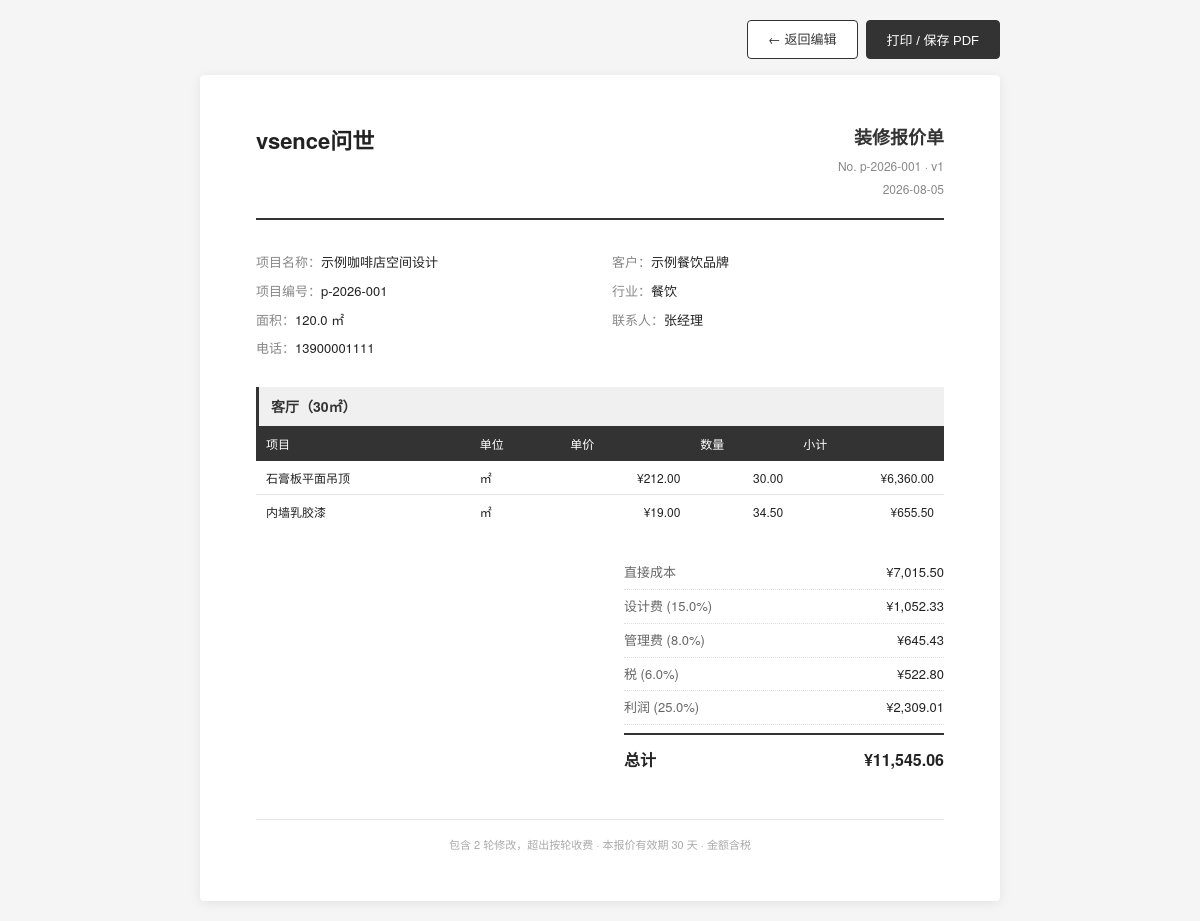
The app's page /app/projects/1/quote/1/preview (signed in) with its own data.
### tables this page shows
CREATE TABLE studio_profile (
  id INTEGER PRIMARY KEY,
  name TEXT,
  logo_path TEXT,
  description TEXT,
  address TEXT,
  tax_id TEXT,
  bank_account TEXT,
  email_signature TEXT,
  default_design_fee_pct REAL DEFAULT 15,
  default_management_fee_pct REAL DEFAULT 8,
  default_tax_pct REAL DEFAULT 6,
  default_margin_pct REAL DEFAULT 25,
  revision_policy TEXT
);

CREATE TABLE projects (
  id INTEGER PRIMARY KEY AUTOINCREMENT,
  code TEXT UNIQUE,
  name TEXT NOT NULL,
  client_id INTEGER,
  industry TEXT,
  area REAL,
  status TEXT DEFAULT 'lead',
  start_date DATE,
  deadline DATE,
  budget_min REAL,
  budget_max REAL,
  brief_md TEXT,
  created_at DATETIME DEFAULT CURRENT_TIMESTAMP,
  updated_at DATETIME DEFAULT CURRENT_TIMESTAMP, lead_designer TEXT, assistant_designer TEXT, construction_lead TEXT, cost REAL DEFAULT 0, profit REAL, margin_pct REAL,
  FOREIGN KEY (client_id) REFERENCES clients(id)
);

CREATE TABLE quotes (
  id INTEGER PRIMARY KEY AUTOINCREMENT,
  project_id INTEGER,
  version INTEGER DEFAULT 1,
  template_id INTEGER,
  json_detail TEXT NOT NULL,
  direct_cost REAL,
  design_fee_pct REAL,
  management_fee_pct REAL,
  tax_pct REAL,
  margin_pct REAL,
  total REAL,
  status TEXT DEFAULT 'draft',
  created_at DATETIME DEFAULT CURRENT_TIMESTAMP,
  FOREIGN KEY (project_id) REFERENCES projects(id),
  FOREIGN KEY (template_id) REFERENCES boq_templates(id)
);

CREATE TABLE clients (
  id INTEGER PRIMARY KEY AUTOINCREMENT,
  name TEXT NOT NULL,
  contact_person TEXT,
  phone TEXT,
  email TEXT,
  industry TEXT,
  notes TEXT,
  created_at DATETIME DEFAULT CURRENT_TIMESTAMP
);

### app/routers/projects.py (the view)
@router.get("/{project_id}/quote/{quote_id}/preview", response_class=HTMLResponse)
async def quote_preview(
    project_id: int,
    quote_id: int,
    request: Request,
    user: dict = Depends(get_current_user),
):
    if not user_can_access_project(user, project_id):
        raise HTTPException(status_code=403)
    project = _get_project_or_404(project_id)
    with db_session() as conn:
        quote = row_to_dict(
            conn.execute("SELECT * FROM quotes WHERE id = ? AND project_id = ?", (quote_id, project_id)).fetchone()
        )
        studio = row_to_dict(conn.execute("SELECT * FROM studio_profile WHERE id = 1").fetchone())
        client = None
        if project.get("client_id"):
            client = row_to_dict(
                conn.execute("SELECT * FROM clients WHERE id = ?", (project["client_id"],)).fetchone()
            )
    if not quote:
        raise HTTPException(status_code=404)
    detail = json.loads(quote["json_detail"]) if isinstance(quote["json_detail"], str) else quote["json_detail"]
    totals = calculate_quote_totals(
        detail,
        quote["design_fee_pct"],
        quote["management_fee_pct"],
        quote["tax_pct"],
        quote["margin_pct"],
    )
    return templates.TemplateResponse(
        "app/projects/quote_preview.html",
        {
            "request": request,
            "user": user,
            "project": project,
            "quote": quote,
            "detail": detail,
            "totals": totals,
            "studio": studio or {},
            "client": client or {},
        },
    )

### templates/app/projects/quote_preview.html (shortened to what this page needs)
<!DOCTYPE html>
<html lang="zh-CN">
<head>
</head>
<body>
  <div class="toolbar">
    <a href="/app/projects/{{ project.id }}?tab=quote&quote_id={{ quote.id }}">← 返回编辑</a>
    <button onclick="window.print()">打印 / 保存 PDF</button>
  </div>
  <div class="preview-page">
    <div class="doc-header">
      <div>
        <div class="studio-name">{{ studio.name or '比目鱼（Bimuyu）' }}</div>
      </div>
      <div class="doc-title">
        <h1>装修报价单</h1>
        <div class="doc-meta">No. {{ project.code }} · v{{ quote.version }}</div>
        <div class="doc-meta">{{ quote.created_at[:10] if quote.created_at else '' }}</div>
      </div>
    </div>
    <div class="project-info">
      <div><span class="label">项目名称：</span><span class="value">{{ project.name }}</span></div>
      <div><span class="label">客户：</span><span class="value">{{ client.name or '—' }}</span></div>
      <div><span class="label">项目编号：</span><span class="value">{{ project.code }}</span></div>
      <div><span class="label">行业：</span><span class="value">{{ project.industry or '—' }}</span></div>
      {% if project.area %}<div><span class="label">面积：</span><span class="value">{{ project.area }} ㎡</span></div>{% endif %}
      {% if client.contact_person %}<div><span class="label">联系人：</span><span class="value">{{ client.contact_person }}</span></div>{% endif %}
      {% if client.phone %}<div><span class="label">电话：</span><span class="value">{{ client.phone }}</span></div>{% endif %}
    </div>
    {% if detail.mode == 'spaces' %}
      {% for space in detail.spaces %}
      <div class="section">
        <div class="section-title">{{ space['name'] }}{% if space['area'] %}（{{ space['area'] }}㎡）{% endif %}</div>
        <table>
          <thead>
            <tr><th>项目</th><th>单位</th><th class="num">单价</th><th class="num">数量</th><th class="num">小计</th></tr>
          </thead>
          <tbody>
            {% for item in space['items'] %}
            <tr>
              <td>{{ item['name'] }}</td>
              <td>{{ item['unit'] }}</td>
              <td class="num">¥{{ '{:,.2f}'.format(item['price'] or 0) }}</td>
              <td class="num">{{ '{:,.2f}'.format(item['quantity'] or 0) }}</td>
              <td class="num">¥{{ '{:,.2f}'.format(item['line_total'] or 0) }}</td>
            </tr>
            {% endfor %}
          </tbody>
        </table>
      </div>
      {% endfor %}
    {% endif %}
    <div class="summary">
      <div class="summary-row">
        <span class="label">直接成本</span>
        <span class="value">¥{{ '{:,.2f}'.format(totals.direct_cost) }}</span>
      </div>
      <div class="summary-row">
        <span class="label">设计费 ({{ quote.design_fee_pct }}%)</span>
        <span class="value">¥{{ '{:,.2f}'.format(totals.design_fee) }}</span>
      </div>
      <div class="summary-row">
        <span class="label">管理费 ({{ quote.management_fee_pct }}%)</span>
        <span class="value">¥{{ '{:,.2f}'.format(totals.management_fee) }}</span>
      </div>
      <div class="summary-row">
        <span class="label">税 ({{ quote.tax_pct }}%)</span>
        <span class="value">¥{{ '{:,.2f}'.format(totals.tax) }}</span>
      </div>
      <div class="summary-row">
        <span class="label">利润 ({{ quote.margin_pct }}%)</span>
        <span class="value">¥{{ '{:,.2f}'.format(totals.margin) }}</span>
      </div>
      <div class="summary-row total">
        <span class="label">总计</span>
        <span class="value">¥{{ '{:,.2f}'.format(totals.total) }}</span>
      </div>
    </div>
    <div class="doc-footer">
      {% if studio.revision_policy %}{{ studio.revision_policy }} · {% endif %}
      本报价有效期 30 天 · 金额含税
    </div>
  </div>
</body>
</html>

### templates/app/projects/quote_preview.html (style rules this page uses)
* { margin: 0; padding: 0; box-sizing: border-box; }
body { font-family: "PingFang SC", "Microsoft YaHei", "Helvetica Neue", Arial, sans-serif; background: #f5f5f5; color: #222; line-height: 1.6; padding: 20px; }
.preview-page { max-width: 800px; margin: 0 auto; background: #fff; padding: 48px 56px; box-shadow: 0 2px 12px rgba(0,0,0,.08); border-radius: 4px; }
.doc-header { display: flex; justify-content: space-between; align-items: flex-start; margin-bottom: 32px; padding-bottom: 20px; border-bottom: 2px solid #333; }
.doc-header .studio-name { font-size: 22px; font-weight: 700; color: #222; }
.doc-header .doc-title { text-align: right; }
.doc-header .doc-title h1 { font-size: 18px; font-weight: 600; color: #333; }
.doc-header .doc-title .doc-meta { font-size: 12px; color: #888; margin-top: 4px; }
.project-info { display: grid; grid-template-columns: 1fr 1fr; gap: 8px 24px; margin-bottom: 28px; font-size: 13px; }
.project-info .label { color: #888; }
.project-info .value { font-weight: 500; }
.section { margin-bottom: 24px; }
.section-title { font-size: 14px; font-weight: 600; color: #333; padding: 8px 12px; background: #f0f0f0; border-left: 3px solid #333; margin-bottom: 0; }
table { width: 100%; border-collapse: collapse; font-size: 12px; }
th { background: #333; color: #fff; padding: 8px 10px; text-align: left; font-weight: 500; }
td { padding: 7px 10px; border-bottom: 1px solid #e5e5e5; }
td.num { text-align: right; font-variant-numeric: tabular-nums; }
tr:last-child td { border-bottom: none; }
.summary { margin-top: 28px; margin-left: auto; width: 320px; font-size: 13px; }
.summary-row { display: flex; justify-content: space-between; padding: 6px 0; border-bottom: 1px dotted #ddd; }
.summary-row.total { border-top: 2px solid #333; border-bottom: none; padding-top: 12px; margin-top: 8px; font-size: 16px; font-weight: 700; }
.summary-row .label { color: #666; }
.summary-row.total .label { color: #222; }
.summary-row .value { font-variant-numeric: tabular-nums; }
.doc-footer { margin-top: 40px; padding-top: 16px; border-top: 1px solid #e5e5e5; font-size: 11px; color: #aaa; text-align: center; }
.toolbar { max-width: 800px; margin: 0 auto 16px; display: flex; gap: 8px; justify-content: flex-end; }
.toolbar button, .toolbar a { padding: 8px 20px; border: 1px solid #333; background: #333; color: #fff; text-decoration: none; border-radius: 4px; font-size: 13px; cursor: pointer; }
.toolbar a { background: #fff; color: #333; }

### records on screen
studio_profile: name "vsence问世", revision_policy "包含 2 轮修改，超出按轮收费"
projects: code "p-2026-001", name "示例咖啡店空间设计", industry "餐饮", area "120.0"
quotes: version "1", created_at "2026-08-05", design_fee_pct "15.0", management_fee_pct "8.0", tax_pct "6.0", margin_pct "25.0"
clients: name "示例餐饮品牌", contact_person "张经理", phone "13900001111"

### other values on screen
{{ space['name'] }} "客厅"
{{ space['area'] }} "30"
{{ item['name'] }} "石膏板平面吊顶" "内墙乳胶漆"
{{ item['unit'] }} "㎡" "㎡"
{{ '{:,.2f}'.format(item['price'] or 0) }} "212.00" "19.00"
{{ '{:,.2f}'.format(item['quantity'] or 0) }} "30.00" "34.50"
{{ '{:,.2f}'.format(item['line_total'] or 0) }} "6,360.00" "655.50"
{{ '{:,.2f}'.format(totals.direct_cost) }} "7,015.50"
{{ '{:,.2f}'.format(totals.design_fee) }} "1,052.33"
{{ '{:,.2f}'.format(totals.management_fee) }} "645.43"
{{ '{:,.2f}'.format(totals.tax) }} "522.80"
{{ '{:,.2f}'.format(totals.margin) }} "2,309.01"
{{ '{:,.2f}'.format(totals.total) }} "11,545.06"
